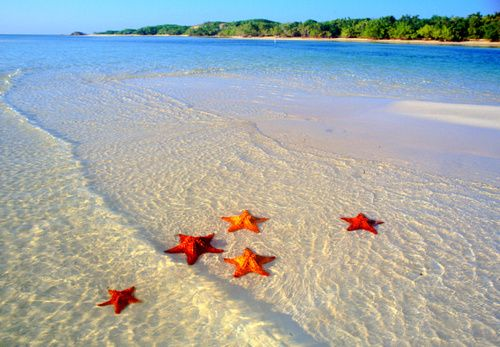
%> input picture acw/notWorking/starfish_5.jpg, 500 x 347 px
$ octave --eval "result = pipeline1('notWorking/starfish_5.jpg');"   (GNU Octave 9; MATLAB toolbox functions it lacks are replaced by stand-ins)
%> lines starting %> are read from the running program, lines starting %| are printed output that depends on the picture; in (x1, y1, x2, y2) boxes, pixels count from 0 and x2, y2 are one past the last pixel; in counts of white or black regions, pixels touching at a corner belong together; the program's own positions count from 1
### acw/LoadImage.m
function OutputImage = LoadImage(url)
%> called with url = 'notWorking/starfish_5.jpg'
    OutputImage = imread(url);
%> OutputImage is the input picture: size 347x500x3 uint8; mean R, G, B 162.5, 170.3, 169.4
    figure
    subplot(1,1,1);
    imshow(OutputImage);
    title("Original image as loaded");
end

### acw/MedianFilter.m
function output = MedianFilter(Image)
%UNTITLED Summary of this function goes here
%   Detailed explanation goes here
    r = Image(:,:,1);
    g = Image(:,:,2);
    b = Image(:,:,3);
    output = cat(3,medfilt2(r), medfilt2(g), medfilt2(b));
end

### acw/ThreeChannelHistorgram.m
function [r,g,b] = ThreeChannelHistorgram(img)
% [5 lines of commented-out code are left out]
r = histogram(img(:,:,1)).BinCounts;
%> figure, not shown here; tallest bar 4923 high, from x = 190 to 192
%histogram(img(:,:,1));
%title("Channel One");
%subplot(2,2,3);
g = histogram(img(:,:,2)).BinCounts;
%> figure, not shown here; tallest bar 10497 high, from x = 178 to 180
%histogram(img(:,:,2));
%title("Channel Two");
%subplot(2,2,4);
b = histogram(img(:,:,3)).BinCounts;
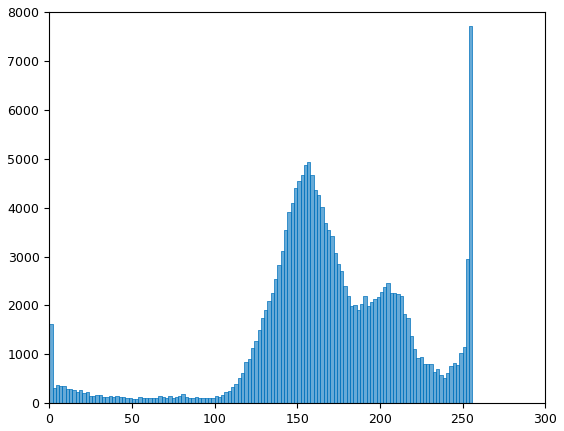
%> figure redrawn from the program's plot data; tallest bar 7719 high, from x = 254 to 256
%histogram(img(:,:,3));
%title("Channel Three");


end

### acw/deSaltImage.m
function out = deSaltImage(inputImage)
OriginalImage = inputImage;
[r,g,b] = ThreeChannelHistorgram(OriginalImage);
%> r = 128 values, max 4923 at index 96, min 69 at index 126, mean 1355.5; g = 124 values, max 10497 at index 90, min 7 at index 123, mean 1399.2; b = 128 values, max 7719 at index 128, min 85 at index 27, mean 1355.5
red = OriginalImage(:,:,1);
green = OriginalImage(:,:,2);
blue = OriginalImage(:,:,3);
if r(length(r)) > mean(r) || r(1) > mean(r)
    disp("red Channel salt and pepper noise");
    red = SingleChannelConvolve(OriginalImage(:,:,1), 1/(4 * 4) * ones(4));
end
if g(length(g)) > mean(g) || g(1) > mean(g)
    disp("Green Channel Salt and Pepper Noise");
    green = SingleChannelConvolve(OriginalImage(:,:,2), 1/(4 * 4) * ones(4));
end
if b(length(b)) > mean(b) || b(1) > mean(b)
    disp("Blue Channel Salt and Pepper Noise");
    blue = SingleChannelConvolve(OriginalImage(:,:,3), 1/(4 * 4) * ones(4));
end
DeSaltedImage = cat(3,red, green, blue);
 figure
 subplot(1,2,1);
 imshow(OriginalImage);
 title("Original Image");
 subplot(1,2,2);
 imshow(DeSaltedImage);
 title("DeSalted Image");
out = DeSaltedImage;
end

### acw/SingleChannelConvolve.m
function out = SingleChannelConvolve(Channel,Filter)
% [5 lines of commented-out code are left out]
out = conv2(Channel, Filter, 'same');
out = uint8(out);
%> out: size 347x500 uint8
%> in pipeline1, `hsvComparitor = rgb2hsv(Comparison);`: hsvComparitor: size 347x500x3 double; mean H, S, V 0.33, 0.267, 0.752
%> in pipeline1, `hsvTest = cat(3, (hsvComparitor(:,:,1)), hsvComparitor(:,:,2) * 4, hsv..`: hsvTest: size 347x500x3 double; mean H, S, V 0.33, 1.07, 0.752
% subplot(1,2,2);
% histogram(out);
% title("Convolved Channel");

end

### acw/MeanFilter.m
function OutputImage = MeanFilter(matrixSize, image)
%> called with matrixSize = 2
h = 1/(matrixSize * matrixSize) * ones(matrixSize);

imfiltRed = conv2(image(:,:,1),h, 'same');
imfiltGreen = conv2(image(:,:,2),h, 'same');
imfiltBlue = conv2(image(:,:,3),h, 'same');
imfiltBlue = uint8(imfiltBlue);
%> imfiltBlue: size 347x500 uint8
imfiltGreen = uint8(imfiltGreen);
%> imfiltGreen: size 347x500 uint8
imfiltRed = uint8(imfiltRed);
%> imfiltRed: size 347x500 uint8
OutputImage = cat(3, imfiltRed, imfiltBlue, imfiltGreen);
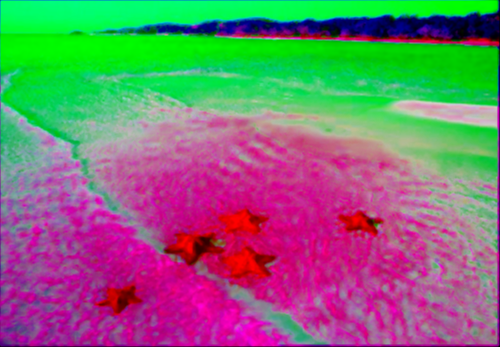
%> OutputImage: size 347x500x3 uint8; mean R, G, B 123.7, 116, 114.5
end

### acw/unSharpen.m
function out = unSharpen(Image, sharpenLevel, portionOfSharpness)
BluredImage = MeanFilter(sharpenLevel, Image);

unSharpMask = Image;
figure
subplot(1,3,1);
imshow(BluredImage);
title("BluredImage");
subplot(1,3,2);
imshow(unSharpMask);
title("Original");
subplot(1,3,3);
out = unSharpMask + portionOfSharpness*(unSharpMask - BluredImage);
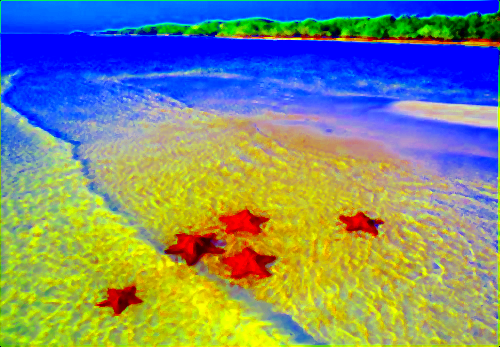
%> out: size 347x500x3 uint8; mean R, G, B 124.8, 139.1, 126.9
imshow(out);
title("UnSharped Image")
end

### acw/pipeline1.m
function [mask, original] = pipeline1(FileName)
disp("Section 1.1.0 - Load image");
Comparison = LoadImage(FileName);
title("Original Input");
disp("Section 1.2.0 - Median Filter");
Comparison = MedianFilter(Comparison);
disp("Section 1.2.1 - Mean filter on salty channels");
Comparison = deSaltImage(Comparison);
disp("Section 1.3.0 - Convert to HSV for analysis of saturation, hue and values");
hsvComparitor = rgb2hsv(Comparison);

ThreeChannelHistorgram(hsvComparitor);


disp("Section 1.4.0 - Saturize the image, drawing lots of contrast between the bright and dark colours");
hsvTest = cat(3, (hsvComparitor(:,:,1)), hsvComparitor(:,:,2) * 4, hsvComparitor(:,:,3));
hsvTest = hsv2rgb(hsvTest);
hsvTest = uint8(hsvTest * 255);
figure
imshow(hsvTest);
title("image after boosting the saturation by four");

disp("Section 1.5.0 - unsharp the image");
hsvTest = unSharpen(hsvTest, 2, .5);
figure
imshow(hsvTest);
title("Image after unsharp filter is applied");

disp("Section 1.6.0 -  Gather the bin counts of each channel after saturation");
%% we gather the bin counts for further analysis, remember that the more
%none zero values in the channel, the worse that channel is for
%segmentation
figure
title("Comparining the histograms of each channel");
subplot(1,2,1);
g = histogram(hsvTest(:,:,2)).BinCounts;
%> figure, not shown here; tallest bar 16291 high, from x = 0 to 5
histogram(hsvTest(:,:,2));
title("G channel");
subplot(1,2,2);
b = histogram(hsvTest(:,:,3)).BinCounts;
%> figure, not shown here; panel 1: tallest bar 16291 high, from x = 0 to 5; panel 2: tallest bar 42970 high, from x = 250 to 255
histogram(hsvTest(:,:,3));
r = histogram(hsvTest(:,:,1)).BinCounts;
title("B channel");
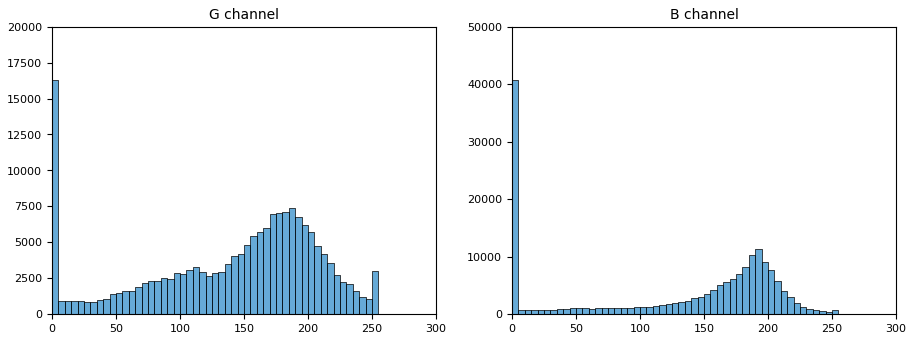
%> figure redrawn from the program's plot data, 2 panels; panel 1: tallest bar 16291 high, from x = 0 to 5; panel 2: tallest bar 40794 high, from x = 0 to 5


figure
title("Each Channel as an image");
imshow((hsvTest));
title("New Image")
figure
subplot(2,2,1);
imshow(hsvTest(:,:,1));
title("R");
subplot(2,2,2);
imshow(hsvTest(:,:,2));
title("G");
subplot(2,2,3);
imshow(hsvTest(:,:,3));
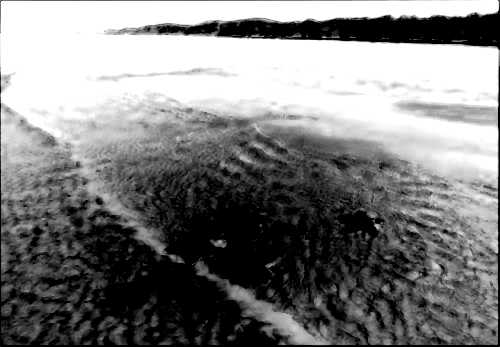
%> displayed picture: size 347x500, on the screen's scale of 0 to 255; min 0, max 255, mean 126.9
title("B");
%% Get channel with least amount of noise
disp("Section 1.6.1 - comparing the chanels for thier noise");
if b(1) > g(1) && b(1) > r(1)
     disp("Taking Blue Channel");
    output = double(hsvTest(:,:,3));
elseif g(1) > b(1) && g(1) > r(1)
     disp("Taking Green Channel");
output = double(hsvTest(:,:,2));
else
    if mean(b) > mean(g)
        disp("Taking Blue Channel");
        output = double(hsvTest(:,:,3)); %- double(hsvTest(:,:,3));
    else
        disp("Taking Green Channel");
        output = double(hsvTest(:,:,2));
%> output: size 347x500 double
    end
end

output = uint8(output * 255);
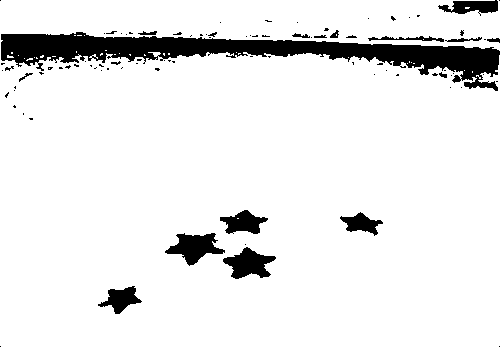
%> output: size 347x500 uint8; 91% white; 91 black regions (71 under 20 px), largest, box (x1, y1, x2, y2) and area: (1, 32, 500, 91) 10321, (165, 233, 225, 266) 1003, (223, 247, 276, 279) 939
output = imbinarize(output);
figure
imshow(output);
title("Channel Mask Selected before getting the complement");

meanTest = output + 1;
disp("Section 1.6.2 - Take the complement if the number of positive values in the binary mask is greater then the number of zeros");
mn = round(mean2(meanTest));
%> mn = 2
if mn == 2
    disp("Getting the complement")
    output = imcomplement(output);
end
%%Definition of the SEs for morphology
cross = [0,1,0,1,1,1,0,1,0];
circle = strel('disk', 3);
output = imclose(output, cross);
%> output: size 347x500 logical; 9.5% white; 68 white regions (54 under 20 px), largest, box (x1, y1, x2, y2) and area: (1, 32, 500, 91) 11149, (165, 233, 225, 266) 1018, (223, 247, 276, 279) 940
disp("Section 1.7.0 - Morphology");

figure
subplot(1,3,1);
imshow(output);
title("After first close");
output = imerode(output, circle);
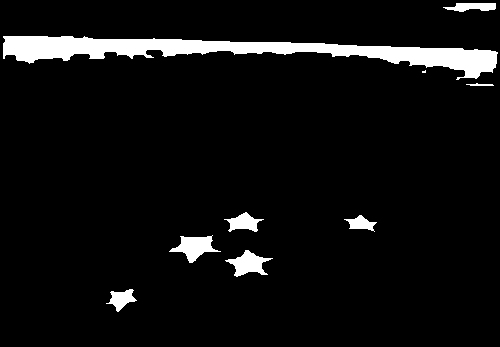
%> output: size 347x500 logical; 6.1% white; 9 white regions (1 under 20 px), largest, box (x1, y1, x2, y2) and area: (3, 36, 498, 80) 7831, (169, 235, 221, 263) 671, (225, 250, 273, 277) 611

subplot(1,3,2);
imshow(output);
title("After first erode");
output = imclose(output, circle);

subplot(1,3,3);
imshow(output);
title("Close again");

mask = output;
original = Comparison;
end

$ run again, on acw/notWorking/starfish_17.jpg
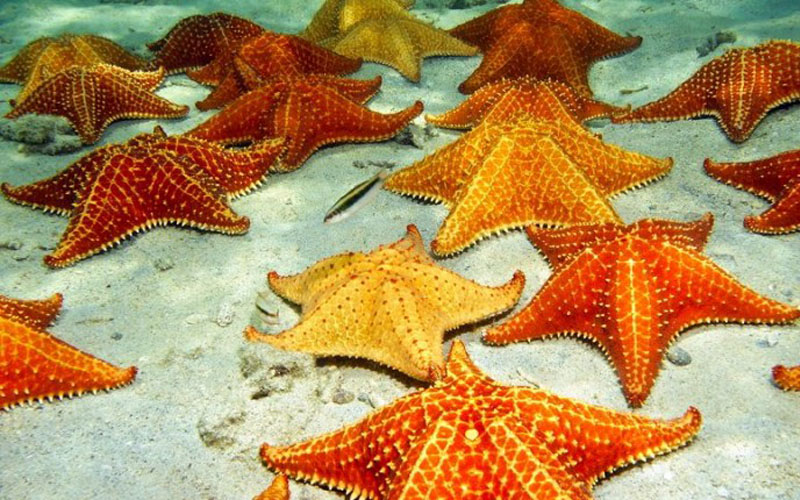
%> input picture acw/notWorking/starfish_17.jpg, 800 x 500 px
%> in LoadImage, OutputImage is the input picture: size 500x800x3 uint8; mean R, G, B 175.1, 139.7, 89.1
%> in ThreeChannelHistorgram, `b = histogram(img(:,:,3)).BinCounts;`:
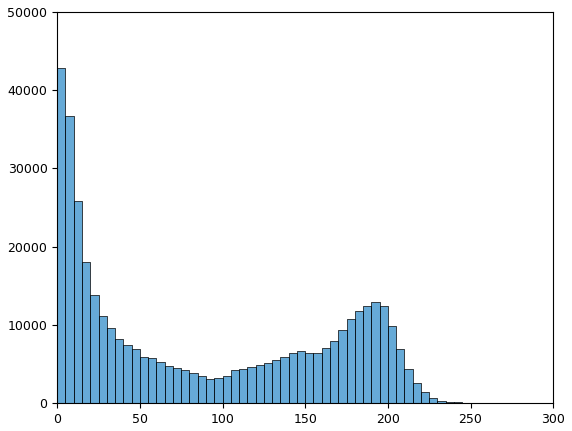
%> figure redrawn from the program's plot data; tallest bar 42899 high, from x = 0 to 5
%> in deSaltImage, `[r,g,b] = ThreeChannelHistorgram(OriginalImage);`: r = 128 values, max 6795 at index 106, min 8 at index 2, mean 3125; g = 51 values, max 16018 at index 44, min 124 at index 51, mean 7843.1; b = 51 values, max 42899 at index 1, min 18 at index 51, mean 7843.1
%> hsvComparitor: size 500x800x3 double; mean H, S, V 0.178, 0.548, 0.723
%> meanTest: size 500x800 double; values 1 (black) and 2 (white), 39.6% white; 147 white regions (123 under 20 px), largest, box (x1, y1, x2, y2) and area: (0, 123, 446, 498) 79871, (594, 323, 798, 498) 22717, (591, 101, 800, 303) 16115
%> mn = 1
%> in pipeline1, `output = imerode(output, circle);`:
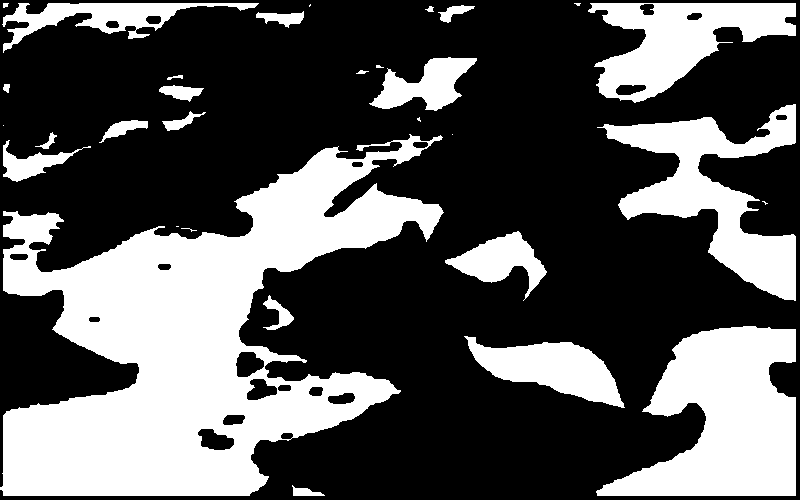
%> output: size 500x800 logical; 34.6% white; 31 white regions (9 under 20 px), largest, box (x1, y1, x2, y2) and area: (0, 134, 444, 496) 73593, (596, 326, 796, 496) 20924, (597, 104, 796, 301) 13924

$ run again, on acw/notWorking/shellfish_four.jpg
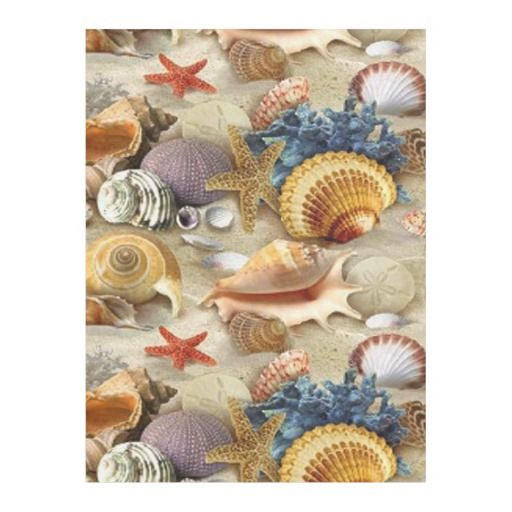
%> input picture acw/notWorking/shellfish_four.jpg, 512 x 512 px
%> in LoadImage, OutputImage is the input picture: size 512x512x3 uint8; mean R, G, B 210.5, 198.6, 183.5
%> in deSaltImage, `[r,g,b] = ThreeChannelHistorgram(OriginalImage);`: r = 128 values, max 103630 at index 128, min 0 at index 2, mean 2048; g = 128 values, max 102889 at index 128, min 0 at index 2, mean 2048; b = 51 values, max 104313 at index 51, min 0 at index 2, mean 5140.1
%> hsvComparitor: size 512x512x3 double; mean H, S, V 0.112, 0.162, 0.826
%> meanTest: size 512x512 double; values 1 (black) and 2 (white), 73.3% white; 46 black regions (20 under 20 px), largest, box (x1, y1, x2, y2) and area: (85, 95, 424, 355) 38036, (204, 396, 424, 482) 10695, (85, 367, 176, 481) 4992
%> mn = 2
%> in pipeline1, `output = imerode(output, circle);`:
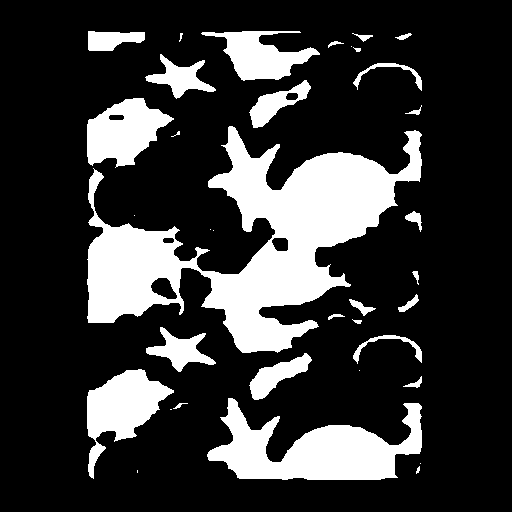
%> output: size 512x512 logical; 21.6% white; 36 white regions (11 under 20 px), largest, box (x1, y1, x2, y2) and area: (87, 126, 422, 353) 29490, (207, 398, 422, 480) 9082, (87, 369, 174, 479) 4199
